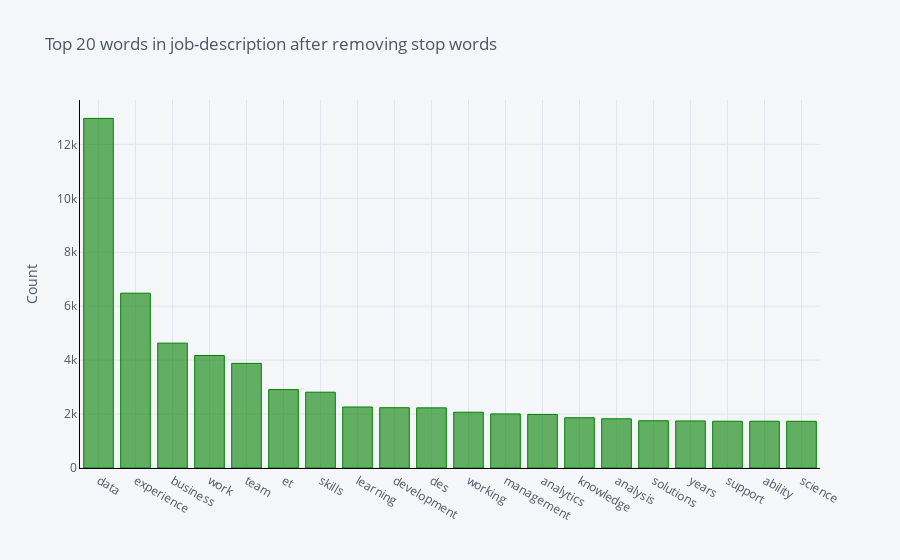

Source (notebook cell):
### Markdown cell above
## Find top words in job description after removing stop words

### Code cell
common_words = get_top_n_words(df['description'], stop_words='english', n=n_top)
df2 = pd.DataFrame(common_words, columns = ['description' , 'count'])
df2.groupby('description').sum()['count'].sort_values(ascending=False).iplot(
    kind='bar', yTitle='Count', linecolor='black',colors='Green', title='Top 20 words in job-description after removing stop words')

### Figure 1 — Plotly figure (JSON) as saved in the notebook; plotly's stock layout.template omitted (floating-point values rounded to 4 significant figures)
{"data": [{"marker": {"color": "rgba(0, 128, 0, 0.6)", "line": {"color": "rgba(0, 128, 0, 1.0)", "width": 1}}, "name": "count", "orientation": "v", "text": "", "type": "bar", "x": ["data", "experience", "business", "work", "team", "et", "skills", "learning", "development", "des", "working", "management", "analytics", "knowledge", "analysis", "solutions", "years", "support", "ability", "science"], "y": [12963, 6482, 4630, 4171, 3880, 2907, 2811, 2262, 2235, 2230, 2068, 2005, 1987, 1863, 1824, 1752, 1745, 1734, 1734, 1732]}], "layout": {"legend": {"bgcolor": "#F5F6F9", "font": {"color": "#4D5663"}}, "paper_bgcolor": "#F5F6F9", "plot_bgcolor": "#F5F6F9", "title": {"font": {"color": "#4D5663"}, "text": "Top 20 words in job-description after removing stop words"}, "xaxis": {"gridcolor": "#E1E5ED", "linecolor": "black", "showgrid": true, "tickfont": {"color": "#4D5663"}, "title": {"font": {"color": "#4D5663"}, "text": ""}, "zerolinecolor": "#E1E5ED"}, "yaxis": {"gridcolor": "#E1E5ED", "linecolor": "black", "showgrid": true, "tickfont": {"color": "#4D5663"}, "title": {"font": {"color": "#4D5663"}, "text": "Count"}, "zerolinecolor": "#E1E5ED"}}}
